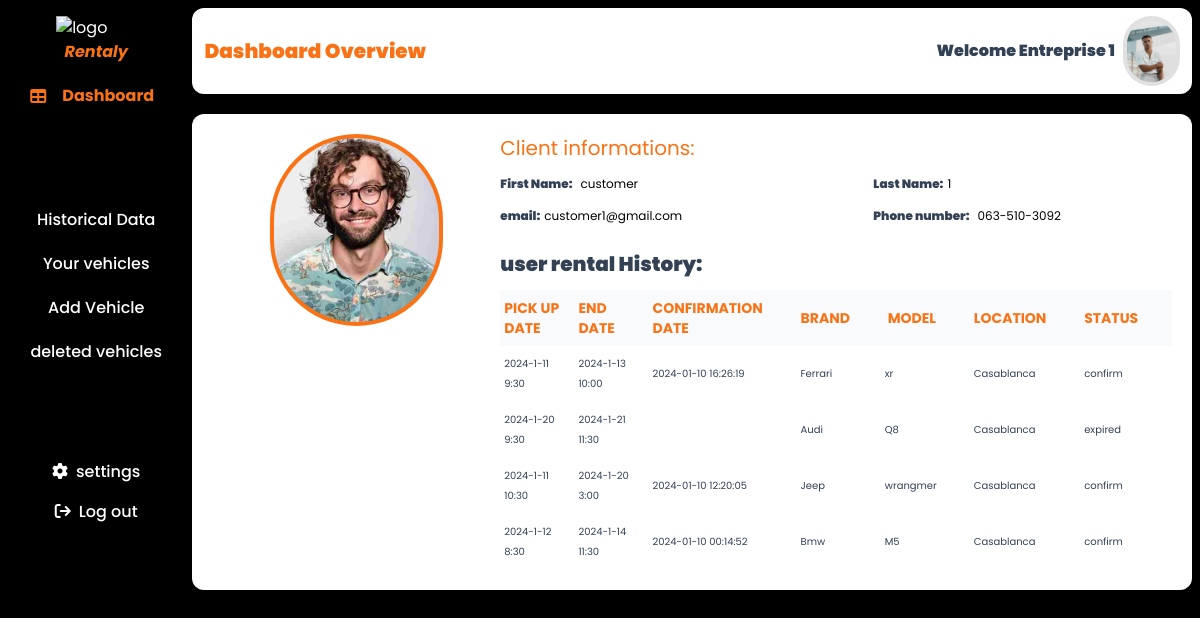
/admin_area/details.php?client=3&user_id=1&car_id=2&rental_agency_id=1, run on the app's committed database.
### tables this page shows
CREATE TABLE IF NOT EXISTS `users` (
  `user_id` int(11) NOT NULL AUTO_INCREMENT,
  `first_name` varchar(255) DEFAULT NULL,
  `last_name` varchar(255) DEFAULT NULL,
  `phone_number` varchar(255) DEFAULT NULL,
  `role` varchar(255) DEFAULT NULL,
  `email` varchar(255) DEFAULT NULL,
  `profile_image` varchar(255) DEFAULT NULL,
  `username` varchar(255) DEFAULT NULL,
  `user_password` varchar(255) DEFAULT NULL,
  `responsable_id` int(11) DEFAULT NULL,
  PRIMARY KEY (`user_id`),
  KEY `responsable_id` (`responsable_id`)
);

CREATE TABLE IF NOT EXISTS `rental_operations` (
  `rental_operations_id` int(11) NOT NULL AUTO_INCREMENT,
  `user_id` int(11) DEFAULT NULL,
  `car_id` int(11) DEFAULT NULL,
  `start_date` varchar(100) DEFAULT NULL,
  `end_date` varchar(100) DEFAULT NULL,
  `global_price` varchar(100) DEFAULT NULL,
  `reservation_date` varchar(100) NOT NULL,
  `status_operation_rental` varchar(100) NOT NULL,
  `agency_entreprise_id` int(11) DEFAULT NULL,
  `confirmation_date` varchar(100) DEFAULT NULL,
  PRIMARY KEY (`rental_operations_id`),
  KEY `user_id` (`user_id`),
  KEY `car_id` (`car_id`),
  KEY `fk_agency_entreprise_id` (`agency_entreprise_id`)
);

CREATE TABLE IF NOT EXISTS `cars` (
  `car_id` int(11) NOT NULL AUTO_INCREMENT,
  `model` varchar(100) DEFAULT NULL,
  `brand` varchar(100) DEFAULT NULL,
  `year` varchar(100) DEFAULT NULL,
  `car_registration_number` varchar(100) DEFAULT NULL,
  `fuel_type` varchar(100) DEFAULT NULL,
  `seating_seat` int(11) DEFAULT NULL,
  `mileage` int(11) DEFAULT NULL,
  `price` int(11) DEFAULT NULL,
  `number_of_horses` int(11) DEFAULT NULL,
  `kind_of_vehicle` varchar(100) NOT NULL,
  `status` varchar(100) NOT NULL,
  `agence_location_id` int(11) DEFAULT NULL,
  `is_deleted` varchar(100) NOT NULL,
  PRIMARY KEY (`car_id`),
  KEY `agence_location_id` (`agence_location_id`)
);

CREATE TABLE IF NOT EXISTS `agency_location` (
  `agence_location_id` int(11) NOT NULL AUTO_INCREMENT,
  `location` varchar(255) DEFAULT NULL,
  `agency_entreprise_id` int(11) DEFAULT NULL,
  `adress` varchar(100) NOT NULL,
  PRIMARY KEY (`agence_location_id`),
  KEY `agency_entreprise_id` (`agency_entreprise_id`)
);

### admin_area/details.php (the view, shortened to what this page needs)
<?php
    include '../includes/connect.php';
    if(isset($_GET['user_id'])){
        $user_id=$_GET['user_id'];
    }
    $query="SELECT agency_entreprise_id FROM agency_entreprise WHERE leader=$user_id";
    $result=mysqli_query($connect,$query);
    $result=mysqli_fetch_assoc($result);
    $rentalAgencyId=$result['agency_entreprise_id'];
    $query="SELECT first_name,last_name,profile_image FROM users WHERE user_id=$user_id";
    $result=mysqli_query($connect,$query);
    $result=mysqli_fetch_assoc($result);
    $image=$result['profile_image'];
    $firstName=$result['first_name'];
    $lastName=$result['last_name'];
    $clientId=$_GET['client'];
    $query="SELECT first_name,last_name,profile_image,email,phone_number FROM users WHERE user_id=$clientId";
    $result=mysqli_query($connect,$query);
    $value=mysqli_fetch_assoc($result);
?>
<!DOCTYPE html>
<html lang="en">
<head>
    <link rel="stylesheet" href="../style.css">
    <link rel="stylesheet" href="../output.css">
    <link rel="stylesheet" href="https://cdnjs.cloudflare.com/ajax/libs/font-awesome/6.5.1/css/all.min.css"/>
</head>
<body class="text-white">
    <div class="flex w-full min-h-screen bg-black gap-2 p-2 relative">
        <div class="basis-[15%] bg-black h-[100%] pt-2 rounded-xl sticky top-0 left-0 bottom-0">
            <div class="flex flex-col items-center">
                <img src="../images/logo.png" alt="logo" width="80px">
                <p class="italic text-orange font-bold">Rentaly</p>
            </div>
            <a href="<?php echo './dashboard.php?user_id='.$user_id.''?>" class="block mt-5">
                    <div class="flex items-center w-full justify-center text-orange">
                        <i class="fa-solid fa-table block mr-2"></i>
                        <p class="font-bold transition duration-300 hover:scale-110 hover:bg-orange rounded-xl px-2 hover:text-white">Dashboard</p>
                    </div>
            </a>
            <div class="flex flex-col items-center my-20 w-full justify-center px-2">
                <a href="./historical_data.php?user_id=<?php echo $user_id;?>&month=<?php $currentMonth=date('n');echo $currentMonth;?>&year=<?php $currentYear=date('Y'); echo $currentYear;?>" class="block mt-5 w-full  text-white text-center font-medium text-md transition duration-300 hover:scale-110 hover:bg-white hover:text-black rounded-xl">Historical Data</a>
                <a href="<?php echo './cars.php?user_id='.$user_id.'&rental_agency_id='.$rentalAgencyId.' '?>" class="block mt-5 w-full text-white text-center font-medium text-md transition duration-300 hover:scale-110 hover:bg-white hover:text-black rounded-xl">Your vehicles</a>
                <a href="<?php echo './add_cars.php?user_id='.$user_id.''?>" class="block mt-5 w-full text-white text-center font-medium text-md transition duration-300 hover:scale-110 hover:bg-white hover:text-black rounded-xl">Add Vehicle</a>
                <a href="<?php echo './deleted-vehicles.php?user_id='.$user_id.'&rental_agency='.$rentalAgencyId.''?>" class="block mt-5 w-full text-white text-center font-medium text-md transition duration-300 hover:scale-110 hover:bg-white hover:text-black rounded-xl">deleted vehicles</a>
            </div>
            <div class="flex flex-col items-center mt-20 w-full justify-center mb-2">
                <a href="#" class="block mt-4 w-full text-white text-center font-medium text-md transition duration-300 hover:scale-110 hover:bg-white hover:text-black rounded-xl"><i class="fa-solid fa-gear mr-2"></i>settings</a>
                <a href="../others/logout.php" class="block mt-4 w-full text-white text-center font-medium text-md transition duration-300 hover:scale-110 hover:bg-white hover:text-black rounded-xl"><i class="fa-solid fa-arrow-right-from-bracket mr-2"></i>Log out</a>
            </div>
        </div>
        <div class="basis-[85%]  h-[100%]">
                <div class="bg-white text-right py-2 px-3 rounded-xl">
                    <div class="flex justify-between items-center">
                         <h1 class="text-orange text-xl font-black">Dashboard Overview</h1>
                        <div class="flex items-center justify-between w-[30%]">
                            <?php
                                echo'<h1 class=" basis-[80%] mr-2 text-blue font-black">Welcome '.ucwords($firstName).' '.ucwords($lastName).'</h1>';
                            ?>
                            <div class="bg-grey basis-[20%] rounded-full p-1" style="height:70px;">
                            <img src="<?php echo '../images_profile/' . $image; ?>" alt="" class="filter brightness-100 rounded-full object-cover h-full" width="100%" height="100%">
                        </div>
                        </div>
                    </div>
                </div>
                    <div class="w-full p-5 bg-white mt-5 rounded-xl text-black">
                        <div class="flex  w-full">
                            <div class=" flex flex-col items-center" style="flex-basis:30%;">
                            <div  style="height:12rem;width:60%" class="bg-orange p-1 rounded-full">
                                <img src="<?php echo $value['profile_image']?>" style="width:100%;height:100%;" class="block object-cover rounded-full">
                            </div>
                            </div>
                            <div style="flex-basis:70%;" class="text-sm items-center ">
                                <p class="text-xl text-orange">Client informations:</p>
                                <div class=" flex mt-3 ">
                                    <div style="flex-basis:55%;" class="flex items-center">
                                        <p style="font-size:12px " class="text-blue font-black">First Name:</p>
                                        <p class="ml-2" style="font-size:12px;"><?php echo $value['first_name']?></p>
                                    </div>
                                    <div style="flex-basis:45%;" class="ml-2 flex items-center">
                                        <p style="font-size:12px " class="text-blue font-black">Last Name:</p>
                                        <p class="ml-1" style="font-size:12px;"><?php echo $value['last_name']?></p>
                                    </div>
                                </div>
                                <div class=" flex mt-3 ">
                                    <div style="flex-basis:55%;" class="flex items-center">
                                        <p style="font-size:12px " class="text-blue font-black">email:</p>
                                        <p class="ml-1" style="font-size:12px;"><?php echo $value['email']?></p>
                                    </div>
                                    <div style="flex-basis:45%;" class="ml-2 flex items-center">
                                        <p style="font-size:12px " class="text-blue font-black">Phone number:</p>
                                        <p class="ml-2" style="font-size:12px;"><?php echo $value['phone_number']?></p>
                                    </div>
                                </div>
                                <div class=" flex mt-3 ">
                                    <div style="flex-basis:55%;" class="flex items-center mt-3">
                                        <p  class="text-blue font-black text-xl">user rental History:</p>
                                    </div>
                                </div>
                                       <?php
                                        $client=$_GET['client'];
                                        $query="SELECT start_date,end_date,global_price,reservation_date,car_id,confirmation_date,status_operation_rental FROM rental_operations  WHERE (status_operation_rental='confirm' OR status_operation_rental='expired') AND user_id='$client' AND agency_entreprise_id='$rentalAgencyId' ORDER BY rental_operations_id DESC";
                                        $result=mysqli_query($connect,$query);
                                        $rows=mysqli_num_rows($result);
                                        if($rows==0){
                                            echo '<div class="mt-4 text-xl font-black text-orange">there is no bookings from this user before</div>';
                                        }
                                        else{
                                            echo '<table class="w-full text-sm text-left rtl:text-right text-gray-500 dark:text-gray-400 overflow-hidden mt-3">
                                                <thead class="text-xs text-orange uppercase bg-gray-50 dark:bg-gray-700 dark:text-gray-400">
                                            <tr>
                                                <th class="px-1 py-2 text-sm " >
                                                    <p class="text-sm ">pick Up date</p>
                                                </th>
                                                <th class="px-1 py-2 text-sm ">
                                                    <p class="text-sm ">end date</p>
                                                </th>
                                                <th class="px-1 py-2 text-sm ">
                                                    <p class="text-sm ">confirmation date</p>
                                                </th>
                                                <th class="px-1 py-2 text-sm ">
                                                    <p class="text-sm ">Brand</p>
                                                </th>
                                                <th class="px-1 py-2 text-sm " >
                                                    <p class="text-sm ">model</p>
                                                </th>
                                                <th class="px-1 py-2 text-sm " >
                                                    <p class="text-sm ">location</p>
                                                </th>
                                                <th class="px-1 py-2 text-sm " >
                                                    <p class="text-sm ">status</p>
                                                </th>
                                            </tr>
                                            </thead>';
                                            while($line=mysqli_fetch_assoc($result)){
                                                $car_id=$line['car_id'];
                                                $query2="SELECT brand,model,agence_location_id FROM cars WHERE car_id=$car_id";
                                                $result2=mysqli_query($connect,$query2);
                                                $row2=mysqli_fetch_assoc($result2);
                                                $query3="SELECT location FROM agency_location WHERE agence_location_id=$row2[agence_location_id];";
                                                $result3=mysqli_query($connect,$query3);
                                                $row3=mysqli_fetch_assoc($result3);
                                                $location=$row3['location'];
                                                echo '<tr>
                                                    <td class="px-1 py-2 text-sm "  style="width:1%;font-size:10px;">
                                                        <p class=" text-blue reservation-date w-full" style="width:100%;font-size:10px;">'.$line['start_date'].'</p>
                                                    </td>
                                                    <td class="px-1 py-2 "  style="width:1%;">
                                                        <p class=" text-blue start-date w-full" style="width:100%;font-size:10px;">'.$line['end_date'].'</p>
                                                    </td>
                                                    <td class="px-1 py-2 "  style="width:1%;">
                                                        <p class=" text-blue start-date w-full" style="width:100%;font-size:10px;">'.$line['confirmation_date'].'</p>
                                                    </td>
                                                    <td class="px-1 py-2"  style="width:1%">
                                                        <p class=" text-blue w-full" style="width:100%;font-size:10px;">'.$row2['brand'].'</p>
                                                    </td>
                                                    <td class=" py-2 "  style="width:1%;">
                                                        <p class=" text-blue start-date w-full" style="width:100%;font-size:10px;">'.$row2['model'].'</p>
                                                    </td>
                                                    <td class="px-1 py-2"  style="width:1%">
                                                        <p class=" text-blue w-full" style="width:100%;font-size:10px;">'.$location.'</p>
                                                    </td>
                                                    <td class="px-1 py-2 text-sm "  style="width:1%;font-size:10px;">
                                                        <p class=" text-blue reservation-date w-full" style="width:100%;font-size:10px;">'.$line['status_operation_rental'].'</p>
                                                    </td></tr>';
                                            }
                                            echo '</table>';
                                        }
                                    ?>
                            </div>
                        </div>
                    </div>
                </div>
            </div>
</body>
</html>

### data on the page
users: first_name "Entreprise", last_name "1", profile_image (picture)
users: profile_image (picture), first_name "customer", last_name "1", email "customer1@gmail.com", phone_number "063-510-3092"
rental_operations: start_date "2024-1-11 9:30", end_date "2024-1-13 10:00", confirmation_date "2024-01-10 16:26:19", car.brand "Ferrari", car.model "xr", agency_location.location "Casablanca", status_operation_rental "confirm"
rental_operations: start_date "2024-1-20 9:30", end_date "2024-1-21 11:30", car.brand "Audi", car.model "Q8", agency_location.location "Casablanca", status_operation_rental "expired"
rental_operations: start_date "2024-1-11 10:30", end_date "2024-1-20 3:00", confirmation_date "2024-01-10 12:20:05", car.brand "Jeep", car.model "wrangmer", agency_location.location "Casablanca", status_operation_rental "confirm"
rental_operations: start_date "2024-1-12 8:30", end_date "2024-1-14 11:30", confirmation_date "2024-01-10 00:14:52", car.brand "Bmw", car.model "M5", agency_location.location "Casablanca", status_operation_rental "confirm"
